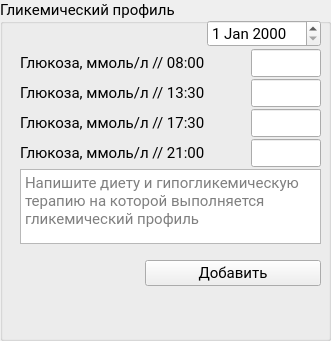
        <widget class="QGroupBox" name="groupBox_Glyc">
         <property name="geometry">
          <rect>
           <x>410</x>
           <y>10</y>
           <width>331</width>
           <height>341</height>
          </rect>
         </property>
         <property name="font">
          <font>
           <family>Roboto</family>
           <pointsize>11</pointsize>
           <weight>50</weight>
           <bold>false</bold>
          </font>
         </property>
         <property name="title">
          <string>Гликемический профиль</string>
         </property>
         <widget class="QWidget" name="gridLayoutWidget_4">
          <property name="geometry">
           <rect>
            <x>20</x>
            <y>20</y>
            <width>301</width>
            <height>301</height>
           </rect>
          </property>
          <layout class="QGridLayout" name="gridLayout_4">
           <property name="spacing">
            <number>2</number>
           </property>
           <item row="2" column="4">
            <widget class="QLineEdit" name="lineEdit_glucprof_13_30">
             <property name="minimumSize">
              <size>
               <width>0</width>
               <height>28</height>
              </size>
             </property>
             <property name="maximumSize">
              <size>
               <width>70</width>
               <height>16777215</height>
              </size>
             </property>
             <property name="font">
              <font>
               <family>Roboto</family>
               <pointsize>11</pointsize>
               <weight>50</weight>
               <bold>false</bold>
              </font>
             </property>
            </widget>
           </item>
           <item row="6" column="1" rowspan="2">
            <spacer name="verticalSpacer_4">
             <property name="orientation">
              <enum>Qt::Vertical</enum>
             </property>
             <property name="sizeType">
              <enum>QSizePolicy::Fixed</enum>
             </property>
             <property name="sizeHint" stdset="0">
              <size>
               <width>20</width>
               <height>40</height>
              </size>
             </property>
            </spacer>
           </item>
           <item row="7" column="2" colspan="3">
            <widget class="QPushButton" name="pushButton_add_GlucPr">
             <property name="font">
              <font>
               <family>Roboto</family>
               <pointsize>11</pointsize>
               <weight>50</weight>
               <bold>false</bold>
              </font>
             </property>
             <property name="text">
              <string>Добавить</string>
             </property>
            </widget>
           </item>
           <item row="1" column="4">
            <widget class="QLineEdit" name="lineEdit_glucprof_08_00">
             <property name="minimumSize">
              <size>
               <width>0</width>
               <height>28</height>
              </size>
             </property>
             <property name="maximumSize">
              <size>
               <width>70</width>
               <height>16777215</height>
              </size>
             </property>
             <property name="font">
              <font>
               <family>Roboto</family>
               <pointsize>11</pointsize>
               <weight>50</weight>
               <bold>false</bold>
              </font>
             </property>
            </widget>
           </item>
           <item row="8" column="0" colspan="5">
            <widget class="QLabel" name="label_GlucPr_report">
             <property name="maximumSize">
              <size>
               <width>16777215</width>
               <height>33</height>
              </size>
             </property>
             <property name="font">
              <font>
               <family>Roboto</family>
               <pointsize>11</pointsize>
               <weight>50</weight>
               <bold>false</bold>
              </font>
             </property>
             <property name="text">
              <string>&lt;html&gt;&lt;head/&gt;&lt;body&gt;&lt;p&gt;&lt;br/&gt;&lt;/p&gt;&lt;/body&gt;&lt;/html&gt;</string>
             </property>
            </widget>
           </item>
           <item row="0" column="3" colspan="2">
            <widget class="QDateEdit" name="dateEdit_GlucPr">
             <property name="font">
              <font>
               <family>Roboto</family>
               <pointsize>11</pointsize>
               <weight>50</weight>
               <bold>false</bold>
              </font>
             </property>
            </widget>
           </item>
           <item row="3" column="4">
            <widget class="QLineEdit" name="lineEdit_glucprof_17_30">
             <property name="minimumSize">
              <size>
               <width>0</width>
               <height>28</height>
              </size>
             </property>
             <property name="maximumSize">
              <size>
               <width>70</width>
               <height>16777215</height>
              </size>
             </property>
             <property name="font">
              <font>
               <family>Roboto</family>
               <pointsize>11</pointsize>
               <weight>50</weight>
               <bold>false</bold>
              </font>
             </property>
            </widget>
           </item>
           <item row="4" column="4">
            <widget class="QLineEdit" name="lineEdit_glucprof_21_00">
             <property name="minimumSize">
              <size>
               <width>0</width>
               <height>28</height>
              </size>
             </property>
             <property name="maximumSize">
              <size>
               <width>70</width>
               <height>16777215</height>
              </size>
             </property>
             <property name="font">
              <font>
               <family>Roboto</family>
               <pointsize>11</pointsize>
               <weight>50</weight>
               <bold>false</bold>
              </font>
             </property>
            </widget>
           </item>
           <item row="5" column="0" colspan="5">
            <widget class="QPlainTextEdit" name="plainTextEdit_glucprof">
             <property name="font">
              <font>
               <family>Roboto</family>
               <pointsize>11</pointsize>
               <weight>50</weight>
               <bold>false</bold>
              </font>
             </property>
             <property name="placeholderText">
              <string>Напишите диету и гипогликемическую терапию на которой выполняется гликемический профиль</string>
             </property>
            </widget>
           </item>
           <item row="1" column="0" colspan="3">
            <widget class="QLabel" name="label_glucprof_08_00">
             <property name="maximumSize">
              <size>
               <width>16777215</width>
               <height>33</height>
              </size>
             </property>
             <property name="font">
              <font>
               <family>Roboto</family>
               <pointsize>11</pointsize>
               <weight>50</weight>
               <bold>false</bold>
              </font>
             </property>
             <property name="text">
              <string>&lt;html&gt;&lt;head/&gt;&lt;body&gt;&lt;p&gt;&lt;span style=&quot; font-family:'Roboto','Roboto','Roboto'; font-size:11pt;&quot;&gt;Глюкоза, ммоль/л // 08:00&lt;/span&gt;&lt;/p&gt;&lt;/body&gt;&lt;/html&gt;</string>
             </property>
            </widget>
           </item>
           <item row="2" column="0" colspan="3">
            <widget class="QLabel" name="label_glucprof_13_30">
             <property name="maximumSize">
              <size>
               <width>16777215</width>
               <height>33</height>
              </size>
             </property>
             <property name="font">
              <font>
               <family>Roboto</family>
               <pointsize>11</pointsize>
               <weight>50</weight>
               <bold>false</bold>
              </font>
             </property>
             <property name="text">
              <string>&lt;html&gt;&lt;head/&gt;&lt;body&gt;&lt;p&gt;&lt;span style=&quot; font-family:'Roboto','Roboto','Roboto'; font-size:11pt;&quot;&gt;Глюкоза, ммоль/л // 13:30&lt;/span&gt;&lt;/p&gt;&lt;/body&gt;&lt;/html&gt;</string>
             </property>
            </widget>
           </item>
           <item row="3" column="0" colspan="3">
            <widget class="QLabel" name="label_glucprof_17_30">
             <property name="maximumSize">
              <size>
               <width>16777215</width>
               <height>33</height>
              </size>
             </property>
             <property name="font">
              <font>
               <family>Roboto</family>
               <pointsize>11</pointsize>
               <weight>50</weight>
               <bold>false</bold>
              </font>
             </property>
             <property name="text">
              <string>&lt;html&gt;&lt;head/&gt;&lt;body&gt;&lt;p&gt;&lt;span style=&quot; font-family:'Roboto','Roboto','Roboto'; font-size:11pt;&quot;&gt;Глюкоза, ммоль/л // 17:30&lt;/span&gt;&lt;/p&gt;&lt;/body&gt;&lt;/html&gt;</string>
             </property>
            </widget>
           </item>
           <item row="4" column="0" colspan="3">
            <widget class="QLabel" name="label_glucprof_21_00">
             <property name="maximumSize">
              <size>
               <width>16777215</width>
               <height>33</height>
              </size>
             </property>
             <property name="font">
              <font>
               <family>Roboto</family>
               <pointsize>11</pointsize>
               <weight>50</weight>
               <bold>false</bold>
              </font>
             </property>
             <property name="text">
              <string>&lt;html&gt;&lt;head/&gt;&lt;body&gt;&lt;p&gt;&lt;span style=&quot; font-family:'Roboto','Roboto','Roboto'; font-size:11pt;&quot;&gt;Глюкоза, ммоль/л // 21:00&lt;/span&gt;&lt;/p&gt;&lt;/body&gt;&lt;/html&gt;</string>
             </property>
            </widget>
           </item>
           <item row="1" column="3" rowspan="4">
            <spacer name="horizontalSpacer_15">
             <property name="orientation">
              <enum>Qt::Horizontal</enum>
             </property>
             <property name="sizeType">
              <enum>QSizePolicy::Expanding</enum>
             </property>
             <property name="sizeHint" stdset="0">
              <size>
               <width>10</width>
               <height>20</height>
              </size>
             </property>
            </spacer>
           </item>
           <item row="0" column="0" colspan="3">
            <spacer name="horizontalSpacer_13">
             <property name="orientation">
              <enum>Qt::Horizontal</enum>
             </property>
             <property name="sizeType">
              <enum>QSizePolicy::Expanding</enum>
             </property>
             <property name="sizeHint" stdset="0">
              <size>
               <width>15</width>
               <height>20</height>
              </size>
             </property>
            </spacer>
           </item>
          </layout>
         </widget>
        </widget>
